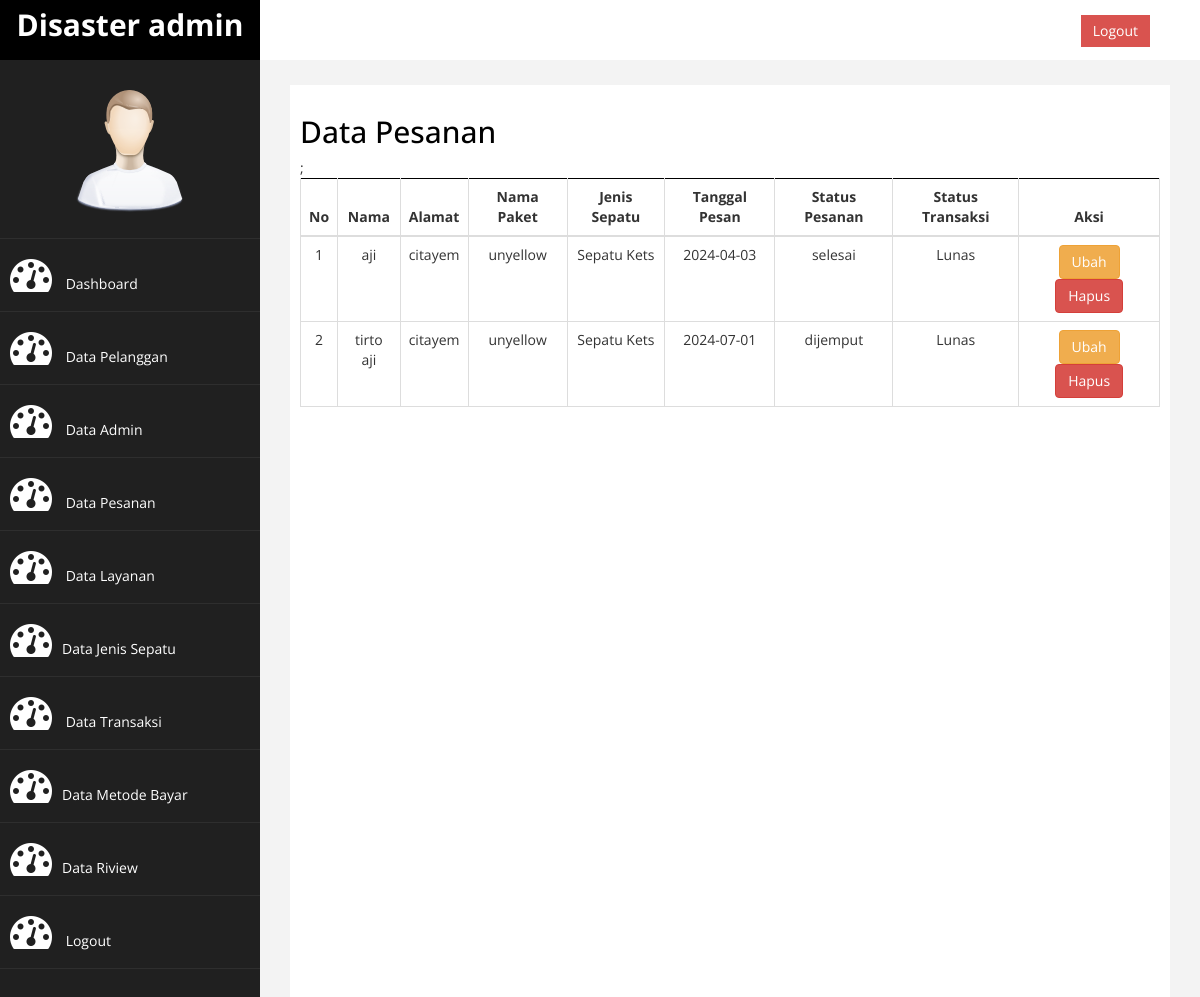
The app's page /admin/index.php?halaman=pesanan (signed in) with its own data.
### tables this page shows
CREATE TABLE `data_pesanan` (
  `id_pesanan` int(11) NOT NULL,
  `nama_pem` varchar(100) NOT NULL,
  `alamat_pem` text NOT NULL,
  `nohp_pem` varchar(20) NOT NULL,
  `id_paket` int(11) NOT NULL,
  `id_jenis` int(11) NOT NULL,
  `tanggal_pesan` date NOT NULL,
  `status_pes` varchar(128) NOT NULL,
  `status_transaksi` varchar(128) NOT NULL
);

CREATE TABLE `layanan` (
  `id_paket` int(11) NOT NULL,
  `nama_paket` varchar(100) NOT NULL,
  `desk_paket` text NOT NULL,
  `foto_paket` varchar(200) NOT NULL,
  `harga_paket` int(11) NOT NULL
);

CREATE TABLE `data_jenis` (
  `id_jenis` int(11) NOT NULL,
  `jenis_sepatu` varchar(25) NOT NULL
);

### admin/pesanan.php (the view, shortened to what this page needs)
<!DOCTYPE html>
<html lang="en">
<head>
    <link rel="stylesheet" href="./assets/css/style2.css">
</head>
<body>
    <h2>Data Pesanan</h2>
    <div class="container-table">
        <table class="table table-bordered text-center">
            <thead>
                <tr>
                    <th>No</th>
                    <th>Nama</th>
                    <th>Alamat</th>
                    <th>Nama Paket</th>
                    <th>Jenis Sepatu</th>
                    <th>Tanggal Pesan</th>
                    <th>Status Pesanan</th>
                    <th>Status Transaksi</th>
                    <th>Aksi</th>
                </tr>
            </thead>
            <tbody>
                <?php
                $nomer = 1;
                include "function.php";
                $query = mysqli_query($koneksi, "SELECT * FROM data_pesanan INNER JOIN layanan ON data_pesanan.id_paket = layanan.id_paket INNER JOIN data_jenis ON data_pesanan.id_jenis = data_jenis.id_jenis");
                while ($data = mysqli_fetch_array($query)) {
                ?>
                    <tr>
                        <td><?php echo $nomer; ?></td>
                        <td><?php echo $data['nama_pem']; ?></td>
                        <td><?php echo $data['alamat_pem']; ?></td>
                        <td><?php echo $data['nama_paket']; ?></td>
                        <td><?php echo $data['jenis_sepatu']; ?></td>
                        <td><?php echo $data['tanggal_pesan']; ?></td>
                        <td><?php echo $data['status_pes']; ?></td>
                        <td><?php echo $data['status_transaksi']; ?></td>
                        <td>
                            <span>
                                <a href="index.php?halaman=editPesanan&id=<?php echo $data['id_pesanan'] ?>" class="btn btn-warning">Ubah</a>
                                <a href="hapusPes.php?id=<?php echo $data['id_pesanan'] ?>" class="btn btn-danger" onclick="return confirm('Apakah Anda yakin ingin menghapus pesanan ini?');">Hapus</a>
                            </span>
                        </td>
                    </tr>
                    <?php $nomer++; }?>;
            </tbody>
        </table>
    </div>
</body>
</html>

### admin/assets/css/custom.css (style rules this page uses)
body { font-family: 'Open Sans', sans-serif; }
.text-center { text-align:center; }
h2 { color: #000; }
.table { text-align: center; }

### admin/assets/css/style2.css (style rules this page uses)
* { box-sizing: border-box; margin: 0; padding: 0; }
.container-table { overflow-x: auto; }

### records on screen
data_pesanan: nama_pem "aji", alamat_pem "citayem", id_paket.nama_paket "unyellow", id_jenis.jenis_sepatu "Sepatu Kets", tanggal_pesan "2024-04-03", status_pes "selesai", status_transaksi "Lunas"
data_pesanan: nama_pem "tirto aji", alamat_pem "citayem", id_paket.nama_paket "unyellow", id_jenis.jenis_sepatu "Sepatu Kets", tanggal_pesan "2024-07-01", status_pes "dijemput", status_transaksi "Lunas"
